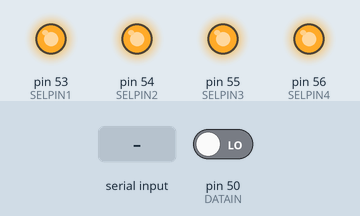
Recording of a sketch running on a simulated Arduino Mega 2560, built with avr-gcc and run on an emulated ATmega2560. Shown: output pins drawn as LEDs (lit = HIGH). The test bench sets the inputs (shaded band); at power-on: pin 50 (DATAIN) LOW. Pins used as bus, display or sensor lines are not drawn; what the sketch prints to the serial monitor is not drawn.

Above: at 2.2 s.
2.3 s: "1" received over Serial
Timing chart, 0 to 11.3 s (numbered marks = the images above; inputs shaded):
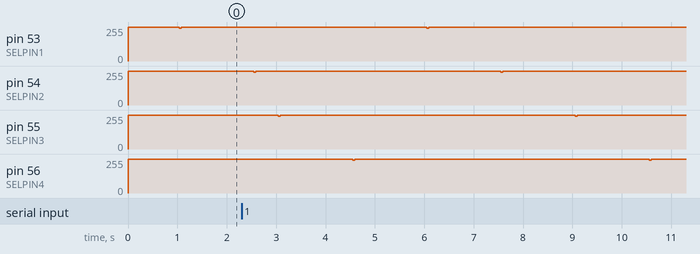

The sketch:

ADC_EXAMple2.ino
```cpp
// This sketch demonstrates the use of the Gobetwino commandtypes LGFIL and CPFIL

#include <SPI.h>


#define SELPIN1 53 //Selection Pin
#define SELPIN2 54
#define SELPIN3 55
#define SELPIN4 56
#define adc 4
#define DATAOUT 51//MOSI
#define DATAIN  50//MISO
#define SPICLOCK  52//Clock
int readvalue;
byte clr;

int serInLen = 25;
char serInString[25];
int logValue1=0;
int logValue2=0;
int logValue3=0;
int logValue4=0;
int logValue5=0;
int logValue6=0;
int logValue7=0;
int logValue8=0;
int result;

void setup()
{
 pinMode(SELPIN1, OUTPUT);
 pinMode(SELPIN2, OUTPUT);
 pinMode(SELPIN3, OUTPUT);
 pinMode(SELPIN4, OUTPUT);
 pinMode(DATAOUT, OUTPUT);
 pinMode(DATAIN, INPUT);
 pinMode(SPICLOCK, OUTPUT);
 //disable device to start with
 digitalWrite(SELPIN1,HIGH);
 digitalWrite(SELPIN2,HIGH);
 digitalWrite(SELPIN3,HIGH);
 digitalWrite(SELPIN4,HIGH);
 digitalWrite(DATAOUT,LOW);
 digitalWrite(SPICLOCK,LOW);

  // Setup serial comm. Initialize random function.
  Serial.begin(9600);
  //randomSeed(analogRead(0));
 // delay(5000);
  // Use the CPTEST copy file command to make a copy of a new empty logfile
  Serial.println("#S|CPTEST|[]#");
  readSerialString(serInString,1000);
  // There ought to be a check here for a non 0 return value indicating an error and some error handeling
}

void loop()
{
   //Create some random values to log to a file on the PC.  This could be sensor readings or whatever
   //but for this example it's just 3 random values
   for(int i = 0; i < adc; i++ ){
   logValue1= read_adc(1,i+SELPIN1);
   logValue2= read_adc(2,i+SELPIN1);
   logValue3= read_adc(3,i+SELPIN1);
   logValue4= read_adc(4,i+SELPIN1);
   logValue5= read_adc(5,i+SELPIN1);
   logValue6= read_adc(6,i+SELPIN1);
   logValue7= read_adc(7,i+SELPIN1);
   logValue8= read_adc(8,i+SELPIN1);

   logData(logValue1,logValue2,logValue3,logValue4,logValue5,logValue6,logValue7,logValue8,i);
   delay(500);
   }
}


//read a string from the serial and store it in an array
//you must supply the array variable - return if timeOut ms passes before the sting is read
void readSerialString (char *strArray,long timeOut)
{
   long startTime=millis();
   int i;

   while (!Serial.available()) {
      if (millis()-startTime >= timeOut) {
         return;
      }
   }
   while (Serial.available() && i < serInLen) {
      strArray[i] = Serial.read();
      i++;
   }
}


int read_adc(int channel,int SELPIN) //function prototype for Read ADC
{
  int adcvalue = 0;

  byte commandbits = B11000000; //command bits - start (B7) , mode (B6), channel (B3 to B5), dont care (B0 to B2)  Note: B1 (1st bit // LSB) ; B7 (8th bit //MSB)  (Channel refer to datasheet)

  //allow channel selection
  commandbits|=((channel-1)<<3); // must put "|" (not one "1" symbol)

  digitalWrite(SELPIN,LOW); //Select adc
  // setup bits to be written
  for (int i=7; i>=3; i--){
   digitalWrite(DATAOUT,commandbits&1<<i);  // correct instruction  Note: it means commandbits & (1<<i), do "1<<i" first.
   //digitalWrite(DATAOUT,HIGH); //cannot use this instruction

    //cycle clock
    digitalWrite(SPICLOCK,HIGH);
    digitalWrite(SPICLOCK,LOW);
  }

  digitalWrite(SPICLOCK,HIGH);    //ignores 2 null bits
  digitalWrite(SPICLOCK,LOW);
  digitalWrite(SPICLOCK,HIGH);
  digitalWrite(SPICLOCK,LOW);

  //read bits from adc since it is ADC is 10 bits, then int i=9; i>=0; i-- ; if ADC is 12 bits, then nt i=11; i>=0; i--
  for (int i=9; i>=0; i--){
    adcvalue+=digitalRead(DATAIN)<<i;

    //cycle clock
    digitalWrite(SPICLOCK,HIGH);
    digitalWrite(SPICLOCK,LOW);
  }
  digitalWrite(SELPIN, HIGH); //turn off device
  return adcvalue;
}

// Send the LOGTEST command to Gobetwino the 3 random values are seperated by semicolons

void logData( int value1, int value2, int value3, int value4, int value5, int value6, int value7, int value8, int num_adc)
{
   char buffer[5];

   Serial.print("#S|LOGTEST|[");
   Serial.print(itoa((num_adc),buffer, 10));
   Serial.print(", ");
   Serial.print(itoa((value1), buffer, 10));
   Serial.print(", ");
   Serial.print(itoa((value2), buffer, 10));
   Serial.print(", ");
   Serial.print(itoa((value3), buffer, 10));
   Serial.print(", ");
   Serial.print(itoa((value4), buffer, 10));
   Serial.print(", ");
   Serial.print(itoa((value5), buffer, 10));
   Serial.print(", ");
   Serial.print(itoa((value6), buffer, 10));
   Serial.print(", ");
   Serial.print(itoa((value7), buffer, 10));
   Serial.print(", ");
   Serial.print(itoa((value8), buffer, 10));
   Serial.println("]#");
   readSerialString(serInString,1000);
   // There ought to be a check here for a non 0 return value indicating an error and some error handeling
}
```

Measured:
- by itself, pin 54 (SELPIN2): alternates 255/255 for 5.0 s and 247/255 for 0.04 s
- by itself, pin 55 (SELPIN3), pin 56 (SELPIN4): alternates 255/255 for 6.0 s and 247/255 for 0.04 s
